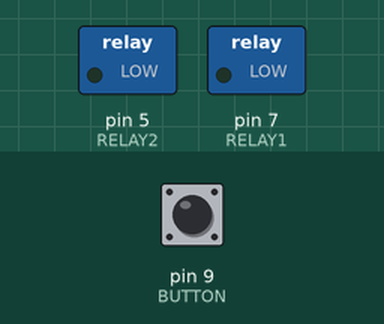
The sketch below on a simulated Arduino Uno, built with avr-gcc and run on an emulated ATmega328P. Shown: switched loads named in the sketch (green lamp = pin HIGH). The test bench sets the inputs (shaded band); at power-on: pin 9 (BUTTON) LOW.

Above: at 1.2 s.
1.3 s: pin 9 (BUTTON) pulled HIGH for 0.15 s
At 1.37 s:
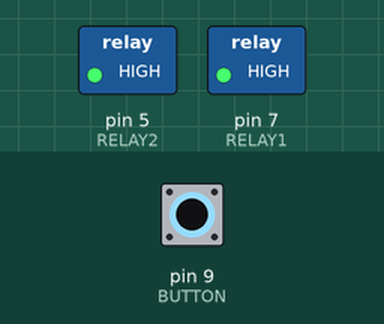
2.9 s: pin 9 (BUTTON) pulled HIGH for 3.2 s
At 7.5 s:
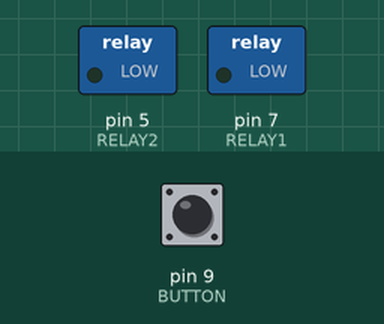
Timing chart, 0 to 9.0 s (numbered marks = the images above; inputs shaded):
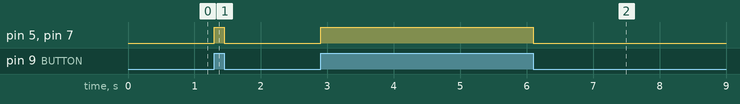

Measured:
- after the input at 1.3 s, pin 5 (RELAY2), pin 7 (RELAY1): LOW → HIGH at once, → LOW 0.15 s later
- after the input at 2.9 s, pin 5 (RELAY2), pin 7 (RELAY1): LOW → HIGH at once, → LOW 3.2 s later

The sketch:

Prog_KickBallons.ino
```cpp
#define BUTTON 9
#define RELAY1 7
#define RELAY2 5

int buttonState = 0;

void setup (){
Serial.begin(9600);
  pinMode(RELAY1, OUTPUT);
  pinMode(RELAY2, OUTPUT);
  pinMode(BUTTON, INPUT);
}

  void loop(){

   buttonState = digitalRead(BUTTON);

if (buttonState == 1){
   digitalWrite(RELAY1,1);
   digitalWrite(RELAY2,1);
}
else {
  digitalWrite(RELAY1, 0);
  digitalWrite(RELAY2, 0);
  }
 }
```
